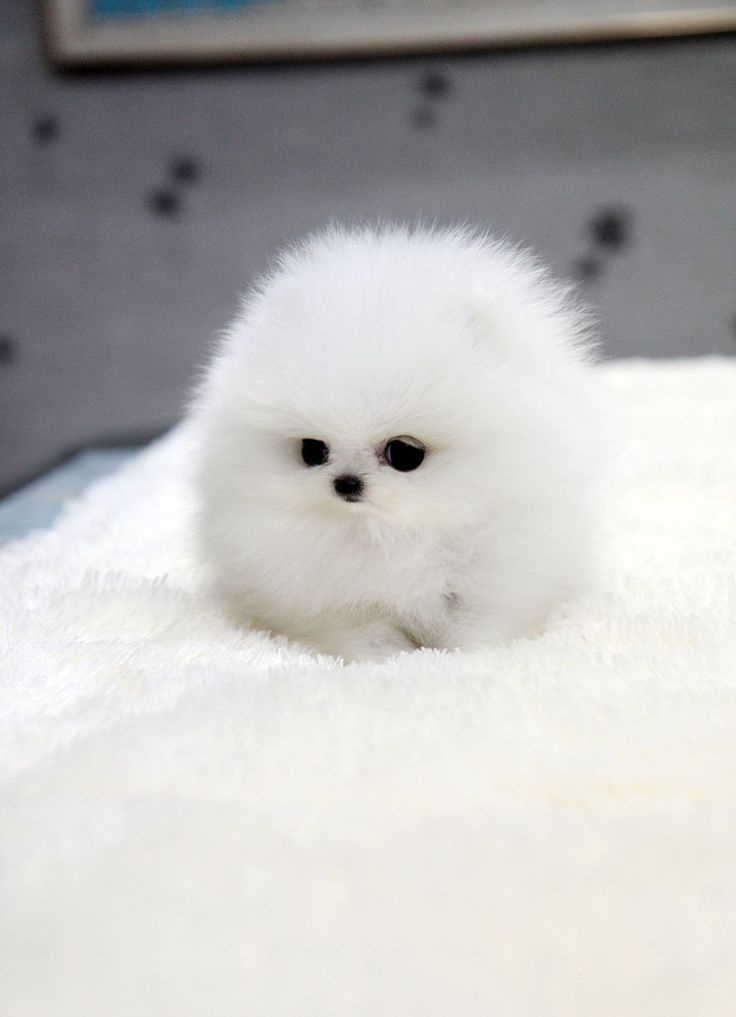
#> input picture Conversion/gambar1.jpg, 736 x 1017 px
$ python RGBtoYCrCb.py
#> lines starting #> are read from the running program, lines starting #| are printed output that depends on the picture
"""
@author: Ida Bagus Dwi Satria Kusuma - @dskusuma
Notes   :
There are two kind of solutions. The first is solution using the Open-CV's
library. The second is without the library.
"""

import cv2
import numpy as np

# Read color image
img = cv2.imread('gambar1.jpg',1)
#> img is the input picture: shape (1017, 736, 3); mean B, G, R 187, 188.1, 189.3

# Get the image's height, width, and channels
height,width,depth = img.shape
#> height = 1017; width = 736; depth = 3

# Create blank YCrCb image
img_ycrcb = np.zeros((height,width,3))

# ======================================================
# IMPLEMENTATION USING OPENCV LIBRARY
# ======================================================
# img_ycrcb = cv2.cvtColor(img, cv2.COLOR_BGR2YCR_CB)

# ======================================================
# IMPLEMENTATION WITHOUT OPENCV LIBRARY
# ======================================================


# kalkulasi
for i in np.arange(height):
    for j in np.arange(width):
        r = img.item(i,j,0)
        g = img.item(i,j,1)
        b = img.item(i,j,2)

        # [8 lines of commented-out code are left out]
        Y = 16 + ((65.481*r)/256. + (128.553*g)/256. + (24.966*b)/256.)
        Cb = 128 + ((-37.797*r)/256. - (74.203*g)/256. + (112.0*b)/256.)
        Cr = 128 + ((112.0*r)/256. - (93.786*g)/256. - (18.214*b)/256.)


        img_ycrcb.itemset((i,j,0),Y)
        img_ycrcb.itemset((i,j,1),Cr)
        img_ycrcb.itemset((i,j,2),Cb)
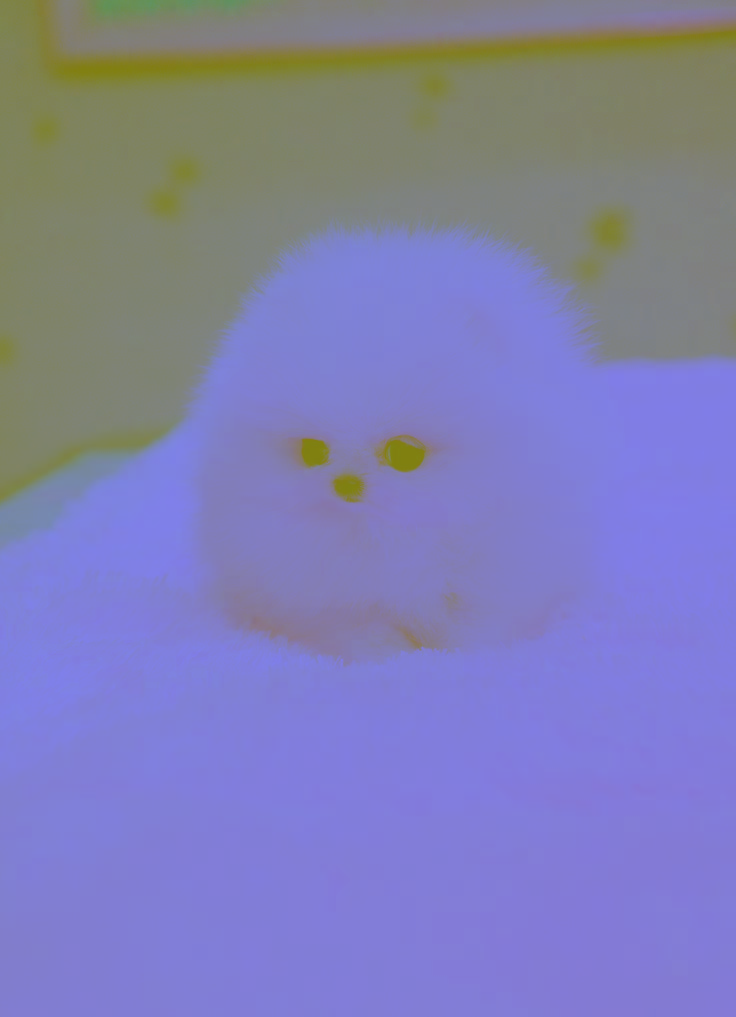
#> img_ycrcb: shape (1017, 736, 3) float64; mean B, G, R 176.8, 127.4, 128.7

# Write image
cv2.imwrite('image_ycrcb.jpg',img_ycrcb)
# View image
cv2.imshow('image',img_ycrcb)
cv2.waitKey(0)
cv2.destroyAllWindows()
